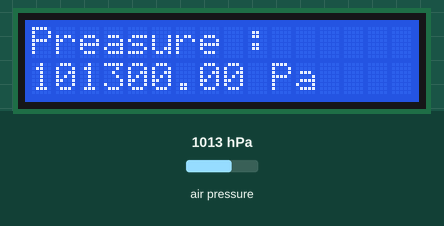
Simulated run of this sketch. Board: Arduino Uno, built with avr-gcc and run on an emulated ATmega328P. Shown: 16×2 character LCD. The test bench sets the inputs (shaded band); at power-on: air pressure 1013 hPa.

Above: at 1.6 s.
1.7 s: air pressure set to 952 hPa
At 2.5 s:
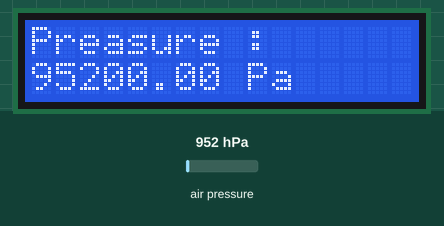
3.5 s: air pressure set to 975 hPa
At 4.6 s:
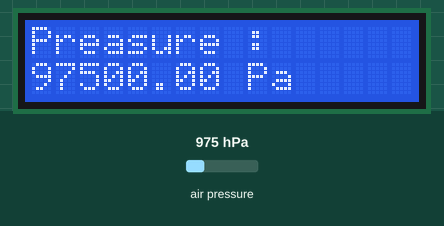
5.5 s: air pressure set to 1000 hPa
At 6.6 s:
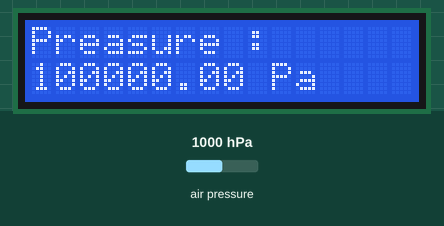
Timing chart, 0 to 8.5 s (numbered marks = the images above; inputs shaded):
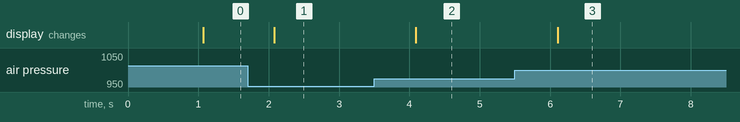

The sketch:

LCD_BME280.ino
```cpp
  #include "Wire.h"

#include "LiquidCrystal.h"
#include "SparkFunBME280.h"

BME280 mySensor;
LiquidCrystal lcd(12, 11, 4, 5, 6, 7);

void setup() {
  Wire.begin();
  lcd.begin(16, 2);

  mySensor.setI2CAddress(0x76);
  if (mySensor.beginI2C() == false) //Begin communication over I2C
  {
    lcd.print("EER");
    delay(5000); //Freeze
  }
}

void loop() {
  delay(1000);

  float pressure = mySensor.readFloatPressure();

  lcd.clear();
  lcd.setCursor(0, 0);
  lcd.print("Preasure : ");
  lcd.setCursor(0, 1);
  lcd.print(pressure);
  lcd.print(" Pa");
}
```

Measured:
- after the input at 1.7 s, the display: changes after 0.38 s (image 1)
- after the input at 3.5 s, the display: changes after 0.59 s (image 2)
- after the input at 5.5 s, the display: changes after 0.60 s (image 3)
